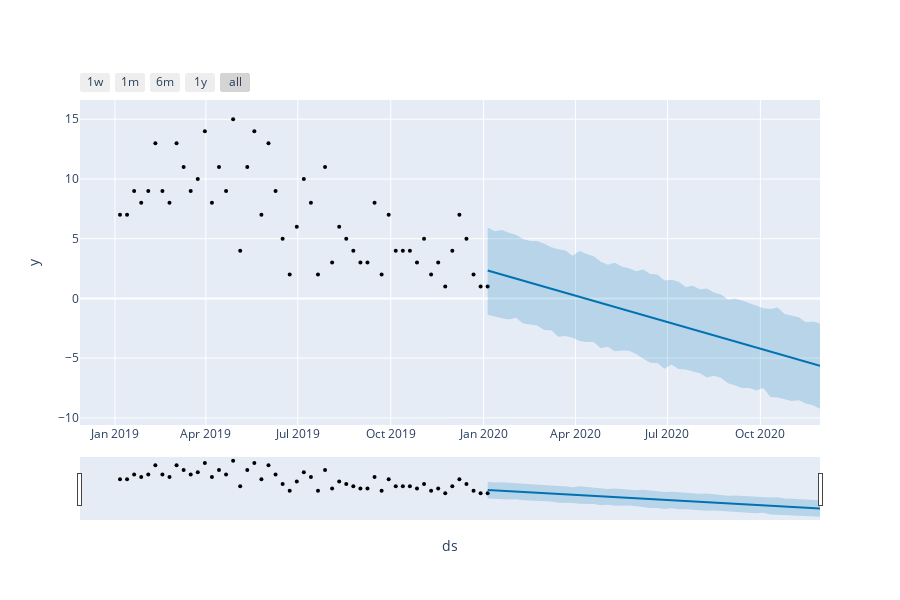

The code cell stored with this chart in its notebook:
### Markdown cell above
Tareas:
- Ver si con plotly puedo comparar con la data original
- Hacer un plotly iterativo x cada borough x law_cat_cd
-

### Code cell
plot_plotly(model,forecast)
# plot_components_plotly(model, forecast)
